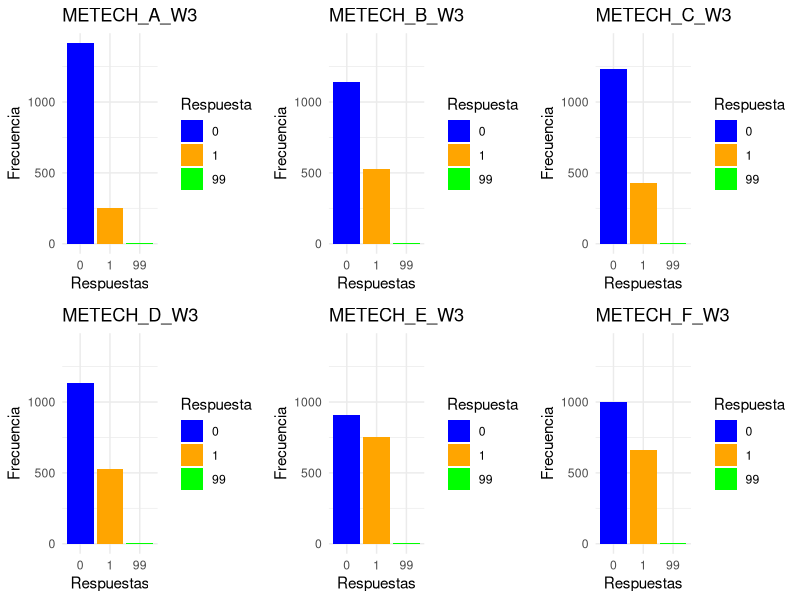

Write R code to recreate this figure.
library(haven)

# Leer el archivo .sav y convertirlo en un data frame
#ruta_archivo <- "C:/Users/Usuario/Desktop/Datos A. Trends Panel/American-Trends-Panel-Wave-3-May-5-May-27/W3_May14/ATP W3.sav"#"ruta/del/archivo.sav"  # Cambia esto por la ruta real de tu archivo

ATP_W3 <- read_sav("B - Surveys Data/Datos A. Trends Panel/American-Trends-Panel-Wave-3-May-5-May-27/W3_May14/ATP W3.sav") # Leer el archivo como tibble
ATP_W3_df <- as.data.frame(ATP_W3)        # Convertir a data frame (opcional si prefieres este formato)

library(openxlsx)  # For writing Excel files

# Extract labels
labels <- sapply(ATP_W3_df, function(x) attr(x, "label"))
labels[is.na(labels)] <- ""

# Convert the entire dataframe to character type
ATP_W3_df <- data.frame(lapply(ATP_W3_df, as.character), stringsAsFactors = FALSE)

# Add the labels as the first row
ATP_W3_df_2 <- rbind(labels, ATP_W3_df)

# Optionally, reset row names to avoid confusion
rownames(ATP_W3_df_2) <- NULL

# Write to Excel
write.xlsx(ATP_W3_df_2, file = "B - Surveys Data/Datos A. Trends Panel/ATP_W3.xlsx", rowNames = FALSE)
write.csv(ATP_W3_df_2, file = "B - Surveys Data/Datos A. Trends Panel/ATP_W3.csv", row.names = FALSE)

# Exploración Variables -------------------------------------------------------

ATP_W3_df <- as.data.frame(ATP_W3)
labels <- sapply(ATP_W3_df , function(x) attr(x, "label"))

# Edad
labels[["F_AGECAT_TYPOLOGY"]]
ATP_W3_df$F_AGECAT_TYPOLOGY

# Educación
labels[["F_EDUCCAT_TYPOLOGY"]]
ATP_W3_df$F_EDUCCAT_TYPOLOGY

# Race
labels[["F_RACETHN_TYPOLOGY"]]
ATP_W3_df$F_RACETHN_TYPOLOGY

# Sex
labels[["F_SEX_FINAL"]]
ATP_W3_df$F_SEX_FINAL

# Religion
labels[["F_RELIG_TYPOLOGY"]]
ATP_W3_df$F_RELIG_TYPOLOGY

# Ver las primeras filas del data frame
head(ATP_W3)
head(ATP_W3_df)

# Calcular frecuencias y graficar las columnas seleccionadas
library(ggplot2)
library(gridExtra)

# Lista de columnas a graficar
columnas <- c("METECH_A_W3", "METECH_B_W3", "METECH_C_W3", 
              "METECH_D_W3", "METECH_E_W3", "METECH_F_W3")

# Calcular frecuencias para cada columna
frecuencias <- lapply(columnas, function(col) {
  table(factor(ATP_W3_df[[col]], levels = c(0, 1, 99)))
})

# Encontrar el valor máximo entre todas las frecuencias
max_y <- max(sapply(frecuencias, max))

# Crear los gráficos individuales
graficos <- lapply(1:length(columnas), function(i) {
  col <- columnas[i]
  frec <- as.data.frame(frecuencias[[i]])
  colnames(frec) <- c("Respuesta", "Frecuencia")
  
  ggplot(frec, aes(x = Respuesta, y = Frecuencia, fill = Respuesta)) +
    geom_bar(stat = "identity") +
    scale_fill_manual(values = c("blue", "orange", "green")) +
    labs(title = col, x = "Respuestas", y = "Frecuencia") +
    ylim(0, max_y) +
    theme_minimal()
})

# Organizar los gráficos en un layout de 2 filas y 3 columnas
grid.arrange(grobs = graficos, nrow = 2)

############

delta_q = 1/6

# Descripciones de cada columna. 'early - st'
descripciones <- c(
  1 * delta_q, #"Usually try new products before others do",
  6 * delta_q, #"Prefer my tried and trusted brands",
  3 * delta_q, #"Like being able to tell others about new brands and products I have tried",
  2 * delta_q, #"Like the variety of trying new products",
  5 * delta_q, #"Feel more comfortable using familiar brands and products",
  4 * delta_q #"Wait until I hear about others’ experiences before I try new products"
)

# Crear un data frame para almacenar los resultados
resultados <- data.frame(
  Columna = columnas,
  Descripcion = descripciones,
  Total_Respuestas_0_1 = numeric(length(columnas)),
  Porcentaje_Respuestas_1 = numeric(length(columnas))
)

# Calcular los valores para cada columna
for (i in seq_along(columnas)) {
  col <- columnas[i]
  
  # Frecuencias de la columna
  frec <- table(factor(ATP_W3_df[[col]], levels = c(0, 1, 99)))
  
  # Sumar respuestas 0 y 1
  total_0_1 <- sum(frec[c("0", "1")])
  
  # Porcentaje de respuestas 1 con respecto al total de respuestas (0 + 1)
  porcentaje_1 <- (frec["1"] / total_0_1) * 100
  
  # Guardar resultados en el data frame
  resultados$Total_Respuestas_0_1[i] <- total_0_1
  resultados$Porcentaje_Respuestas_1[i] <- porcentaje_1
}

# Mostrar los resultados
print(resultados)

# Calcular la suma total de respuestas 1 en todas las columnas
suma_respuestas_1 <- sum(ATP_W3_df[columnas] == 1, na.rm = TRUE)

# Mostrar el resultado
print(suma_respuestas_1)
